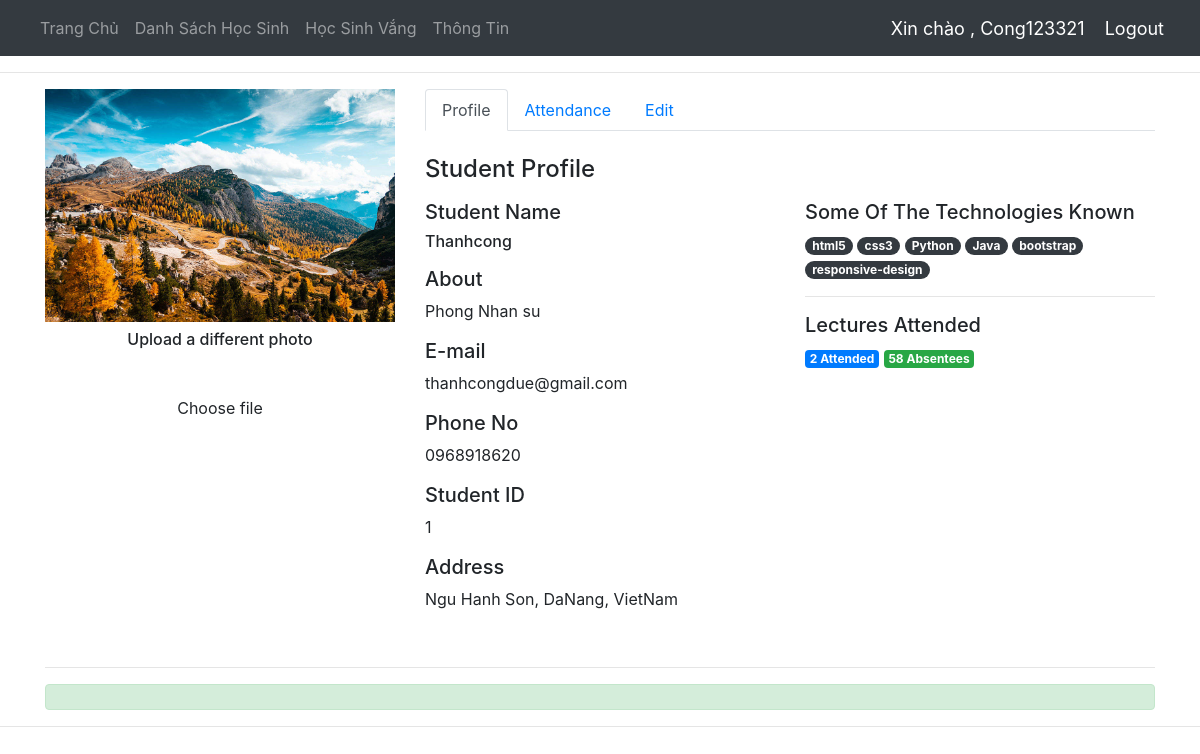
The app's page /profile/1/ (signed in) with its own data.
### face_rec/models.py (models this page shows)
class student_profile(models.Model):
    user=models.OneToOneField(User,null=True,blank=True,on_delete=models.CASCADE)
    student_id = models.CharField(primary_key=True,max_length=20)
    name = models.CharField(max_length=50)
    address = models.CharField(max_length = 100)
    phone = models.CharField(max_length =  50)
    email = models.CharField(max_length = 50)
    description = models.CharField(max_length = 200)
    mark = (
            ('Absent', 'Absent'),
            ('Present', 'Present'),
            )
    attendance = models.CharField(max_length=20,default='Absent', choices=mark)
    profile_pic=models.ImageField(default="static/images/nobody.jpg")
    def __str__(self):
        return self.student_id

### face_rec/decorators.py (the view)
		def wrapper_func(request,*args,**kwargs):
			group=None
			if request.user.groups.exists():
				group=request.user.groups.all()[0].name
			if group in allowed_roles:
				return view_func(request,*args,**kwargs)
			else:
				return HttpResponse('You are Not Authorized To View This Page')

### face_rec/views.py (called while the page is built, shortened)
@login_required(login_url='login')
@allowed_users(allowed_roles=['teacher','admin','student'])
def profile(request,pk):
    id = int(pk)
    request.FILES
    student=student_profile.objects.filter(student_id=id)
    attendance=student_attendance.objects.filter(roll=id)
    present=student_attendance.objects.filter(roll=pk).count()
    absent=60-present
    context={'student':student,'attendance':attendance,'present':present,'absent':absent}
    return render(request,'face_rec/student_profile.html',context)

### face_rec/templates/face_rec/student_profile.html (shortened to what this page needs)
{% extends 'face_rec/main.html' %}
{% block content %}
<div class="container">
    <div class="row my-2">
        <div class="col-lg-8 order-lg-2">
            <ul class="nav nav-tabs">
                <li class="nav-item">
                    <a href="" data-target="#profile" data-toggle="tab" class="nav-link active">Profile</a>
                </li>
                <li class="nav-item">
                    <a href="" data-target="#attendance" data-toggle="tab" class="nav-link">Attendance</a>
                </li>
                <li class="nav-item">
                    <a href="" data-target="#edit" data-toggle="tab" class="nav-link">Edit</a>
                </li>
            </ul>
            <div class="tab-content py-4">
                <div class="tab-pane active" id="profile">
                    <h4 class="mb-3">Student Profile</h4>
                    {% for students in student %}
                    <div class="row">
                        <div class="col-md-6">
                            <h5>Student Name</h6>
                            <h6>
                            <p>
                                {{students.name}}
                            </p>
                            </h6>
                            <h5>About</h5>
                            <p>
                                {{students.description}}
                            </p>
                            <h5>E-mail</h5>
                            <p>
                                {{students.email}}
                            </p>
                            <h5>Phone No</h5>
                            <p>
                                {{students.phone}}
                            </p>
                            <h5>Student ID</h5>
                            <p>
                                {{students.student_id}}
                            </p>
                            <h5>Address</h5>
                            <p>
                                {{students.address}}
                            </p>                        </div>
                        <div class="col-md-6">
                            <h5>Some Of The Technologies Known</h5>
                            <a href="#" class="badge badge-dark badge-pill">html5</a>
                            <a href="#" class="badge badge-dark badge-pill">css3</a>
                            <a href="#" class="badge badge-dark badge-pill">Python</a>
                            <a href="#" class="badge badge-dark badge-pill">Java</a>
                            <a href="#" class="badge badge-dark badge-pill">bootstrap</a>
                            <a href="#" class="badge badge-dark badge-pill">responsive-design</a>
                            <hr>
                            <h5>Lectures Attended</h5>
                            <span class="badge badge-primary"> {{present}} Attended</span>
                            <span class="badge badge-success"> {{absent}} Absentees</span>
                            {% endfor %}
                        </div>
                    </div>
                </div>
                        {% for students in student %}
            </div>
        </div>
        <div class="col-lg-4 order-lg-1 text-center">
            <img src="{{students.profile_pic.url}}" class="mx-auto img-fluid img-circle d-block" alt="avatar">
            <h6 class="mt-2">Upload a different photo</h6>
            <label class="custom-file">
                <span class="custom-file-control">Choose file</span>
            </label>
        </div>
    </div>
    {% endfor %}
<hr>
<div class="alert alert-success" role="alert">
</div>
</div>
{% endblock %}

### face_rec/templates/face_rec/navbar.html (shortened to what this page needs)
{% load static %}
<nav class="navbar navbar-expand-lg navbar-dark bg-dark">
  	<div class="collapse navbar-collapse" id="navbarNav">
    	<ul class="navbar-nav">
      		<li class="nav-item">
        		<a class="nav-link" href="{% url 'home' %}">Trang Chủ</a>
      		</li>
      		<li class="nav-item">
        		<a class="nav-link" href="{% url 'all_students' %}">Danh Sách Học Sinh</a>
      		</li>
          <li class="nav-item">
            <a class="nav-link" href="{% url 'absent_students' %}">Học Sinh Vắng</a>
          </li>
          <li class="nav-item">
            <a class="nav-link" href="{% url 'about' %}">Thông Tin</a>
          </li>
    	</ul>
  	</div>
  <span class="hello-msg">Xin chào , {{request.user}}</span>
  <span><a class="hello-msg" href="{% url 'logout' %}">  Logout</a></span>
</nav>

### face_rec/templates/face_rec/main.html (style rules this page uses)
body { background-color: #ebeff5; }

### face_rec/templates/face_rec/navbar.html (style rules this page uses)
.hello-msg { font-size:18px; color:#fff; margin-right:20px; }

### records on screen
student_profile: name "Thanhcong", description "Phong Nhan su", email "thanhcongdue@gmail.com", phone "0968918620", student_id "1", address "Ngu Hanh Son, DaNang, VietNam", present "2", absent "58", profile_pic (picture)

### other values on screen
{{ request.user }} "Cong123321"
